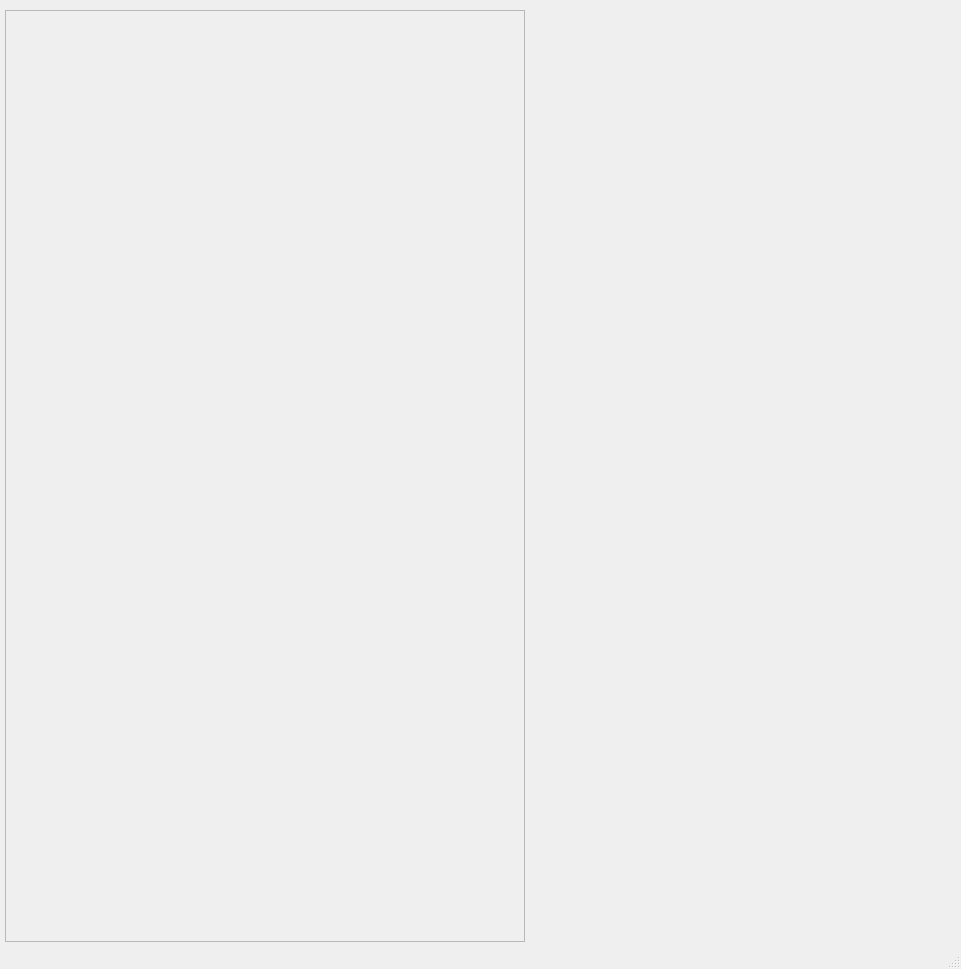
<?xml version="1.0" encoding="UTF-8"?>
<ui version="4.0">
 <class>MainWindow</class>
 <widget class="QMainWindow" name="MainWindow">
  <property name="geometry">
   <rect>
    <x>0</x>
    <y>0</y>
    <width>961</width>
    <height>969</height>
   </rect>
  </property>
  <property name="windowTitle">
   <string>MainWindow</string>
  </property>
  <widget class="QWidget" name="centralwidget">
   <layout class="QHBoxLayout" name="horizontalLayout_2">
    <property name="spacing">
     <number>0</number>
    </property>
    <property name="leftMargin">
     <number>5</number>
    </property>
    <property name="topMargin">
     <number>5</number>
    </property>
    <property name="rightMargin">
     <number>5</number>
    </property>
    <property name="bottomMargin">
     <number>5</number>
    </property>
    <item>
     <layout class="QVBoxLayout" name="verticalLayout">
      <property name="spacing">
       <number>5</number>
      </property>
      <item>
       <widget class="QWidget" name="header_widget" native="true">
        <layout class="QVBoxLayout" name="header_layout">
         <property name="spacing">
          <number>0</number>
         </property>
         <property name="leftMargin">
          <number>0</number>
         </property>
         <property name="topMargin">
          <number>0</number>
         </property>
         <property name="rightMargin">
          <number>0</number>
         </property>
         <property name="bottomMargin">
          <number>0</number>
         </property>
        </layout>
       </widget>
      </item>
      <item>
       <widget class="QScrollArea" name="scrollArea">
        <property name="sizePolicy">
         <sizepolicy hsizetype="Fixed" vsizetype="Expanding">
          <horstretch>0</horstretch>
          <verstretch>0</verstretch>
         </sizepolicy>
        </property>
        <property name="minimumSize">
         <size>
          <width>520</width>
          <height>0</height>
         </size>
        </property>
        <property name="maximumSize">
         <size>
          <width>540</width>
          <height>16777215</height>
         </size>
        </property>
        <property name="widgetResizable">
         <bool>true</bool>
        </property>
        <widget class="QWidget" name="scrollAreaWidgetContents">
         <property name="geometry">
          <rect>
           <x>0</x>
           <y>0</y>
           <width>518</width>
           <height>907</height>
          </rect>
         </property>
         <layout class="QVBoxLayout" name="scroll_layout">
          <property name="spacing">
           <number>5</number>
          </property>
          <property name="leftMargin">
           <number>0</number>
          </property>
          <property name="topMargin">
           <number>0</number>
          </property>
          <property name="rightMargin">
           <number>0</number>
          </property>
          <property name="bottomMargin">
           <number>0</number>
          </property>
         </layout>
        </widget>
       </widget>
      </item>
     </layout>
    </item>
    <item>
     <widget class="QWidget" name="overwiewWidget" native="true">
      <layout class="QVBoxLayout" name="overwiew_layout">
       <property name="spacing">
        <number>0</number>
       </property>
       <property name="leftMargin">
        <number>0</number>
       </property>
       <property name="topMargin">
        <number>0</number>
       </property>
       <property name="rightMargin">
        <number>0</number>
       </property>
       <property name="bottomMargin">
        <number>0</number>
       </property>
      </layout>
     </widget>
    </item>
   </layout>
  </widget>
  <widget class="QMenuBar" name="menubar">
   <property name="geometry">
    <rect>
     <x>0</x>
     <y>0</y>
     <width>961</width>
     <height>22</height>
    </rect>
   </property>
  </widget>
  <widget class="QStatusBar" name="statusbar"/>
 </widget>
 <resources/>
 <connections/>
</ui>
